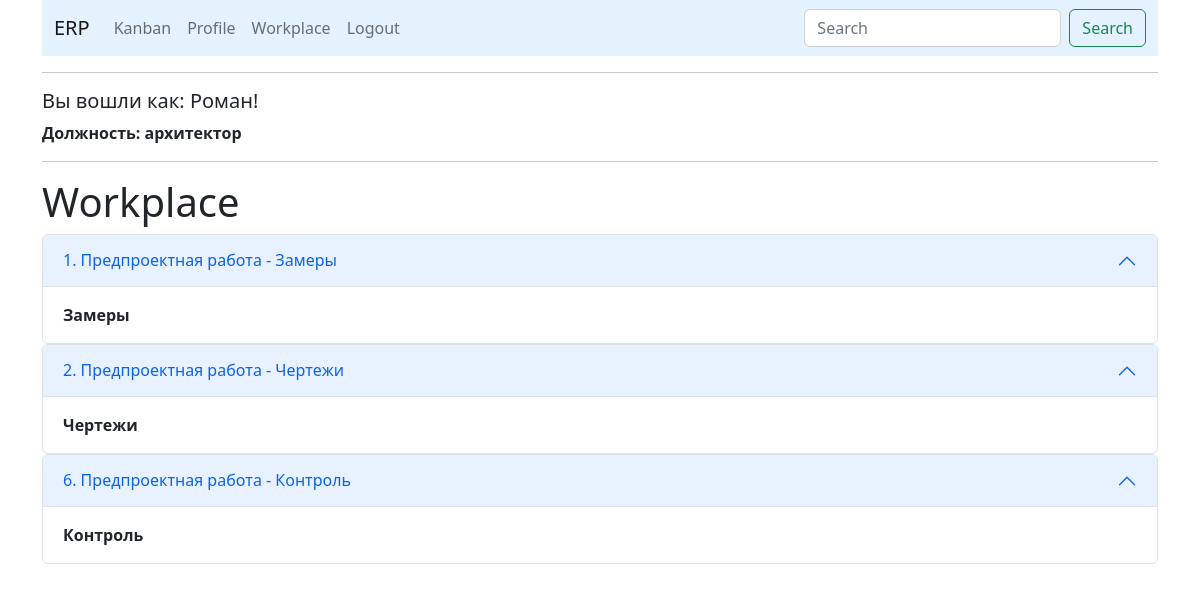
/workplace (signed in), run on an earlier commit of the app's database.
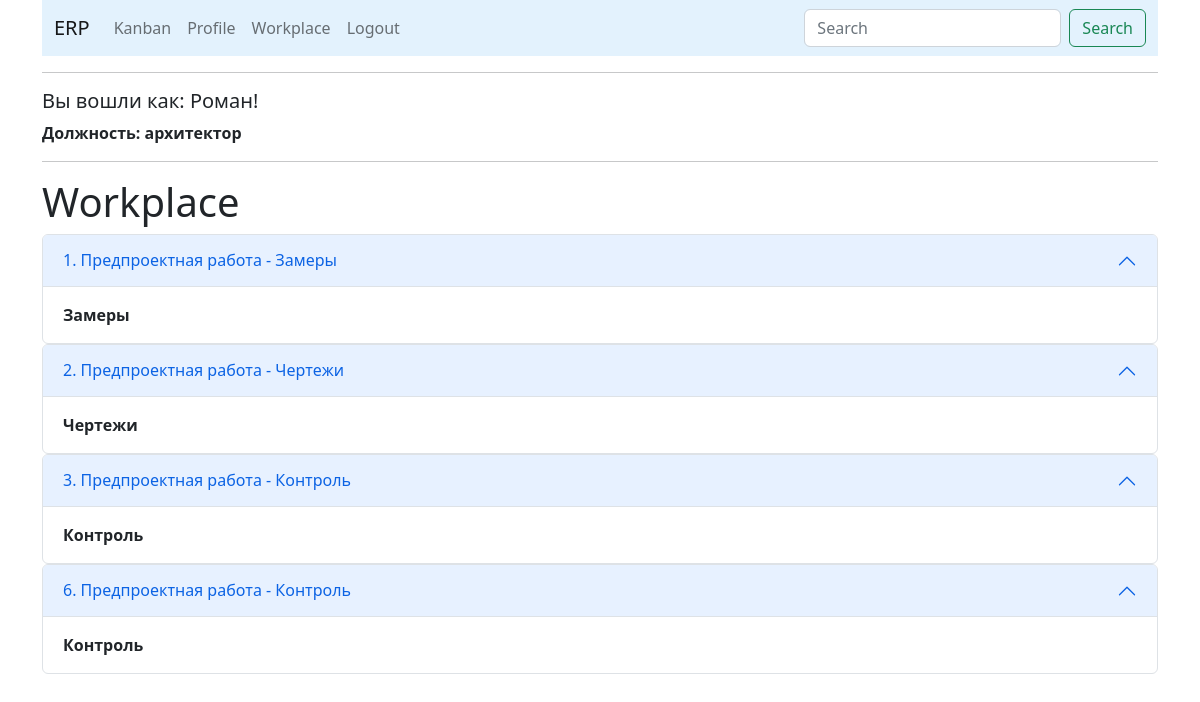
And on a later commit of the database.
### app/models.py (models this page shows, shortened)
class User(UserMixin, db.Model):
    id = db.Column(db.Integer, primary_key=True)
    first_name = db.Column(db.String(150), index=True)
    last_name = db.Column(db.String(150), index=True)
    phone = db.Column(db.String(120), index=True, unique=True)
    username = db.Column(db.String(64), index=True, unique=True)
    password_hash = db.Column(db.String(128))
    specialization_id = db.Column(db.Integer, db.ForeignKey('specialization.id'), nullable=False)
    posts = db.relationship('Post', backref='author', lazy='dynamic')
    followed = db.relationship(
        'User', secondary=followers,
        primaryjoin=(followers.c.follower_id == id),
        secondaryjoin=(followers.c.followed_id == id),
        backref=db.backref('followers', lazy='dynamic'), lazy='dynamic')

class Specialization(db.Model):
    id = db.Column(db.Integer, primary_key=True)
    job_departmet = db.Column(db.String(200), index=True)
    job_title = db.Column(db.String(150), index=True, unique=True)
    users = db.relationship('User', backref='employee',
                            lazy=True)  # this is not a table field, the code sets the relation of the specialization

class PreProduct(db.Model):
    id = db.Column(db.Integer, primary_key=True)
    number_order_client = db.Column(db.Integer, db.ForeignKey('order_client.id'), nullable=False)
    work_type = db.Column(db.Integer, db.ForeignKey('works.id'), nullable=False)
    set_worker = db.Column(db.Integer, db.ForeignKey('user.id'))
    work = db.relationship('Works', backref='work', lazy='subquery')
    worker = db.relationship('User', backref='worker', lazy='subquery')

class Works(db.Model):
    id = db.Column(db.Integer, primary_key=True)
    work_title = db.Column(db.String(150))
    work_type = db.Column(db.String(150))

### app/routes.py (the view)
@app.route('/workplace', methods=['GET', 'POST'])
@login_required
def workplace():
    order_manufacture = PreProduct.query.filter_by(set_worker=current_user.id).all()
    return render_template("workplace.html", title='Workplace', order_manufacture=order_manufacture)

### app/models.py (called while the page is built)
@login.user_loader
def load_user(id):
    return User.query.get(int(id))

### app/templates/workplace.html
{% if current_user.specialization_id is ne(2)%}
{% extends "base_bootstrap.html" %}
{% else %}
{% extends "base.html" %}
{% endif %}
{% block content %}
<h1>Workplace</h1>
{% for order in order_manufacture %}
<div class="accordion" id="accordionPanelsStayOpenExample">
  <div class="accordion-item">
    <h2 class="accordion-header" id="panelsStayOpen-headingOne">
      <button class="accordion-button" type="button" data-bs-toggle="collapse" data-bs-target="#panelsStayOpen-collapseOne" aria-expanded="true" aria-controls="panelsStayOpen-collapseOne">
        {{order.id}}. {{order.work.work_title}} - {{order.work.work_type}}
      </button>
    </h2>
    <div id="panelsStayOpen-collapseOne" class="accordion-collapse collapse show" aria-labelledby="panelsStayOpen-headingOne">
      <div class="accordion-body">
        <strong>{{order.work.work_type}}</strong>
      </div>
    </div>
  </div>
</div>
{% endfor%}
{% endblock %}

### app/templates/base_bootstrap.html (shortened to what this page needs)
<!doctype html>
<html>
<link href="https://cdn.jsdelivr.net/npm/bootstrap@5.2.3/dist/css/bootstrap.min.css" rel="stylesheet">
    <head>
    </head>
    <body>
        <div class="container-xl">
            <nav class="navbar navbar-expand-lg bg-body-tertiary" style="background-color: #e3f2fd;">
              <div class="container-fluid">
                <a class="navbar-brand" href="{{ url_for('index') }}">ERP</a>
                <div class="collapse navbar-collapse" id="navbarSupportedContent">
                  <ul class="navbar-nav me-auto mb-2 mb-lg-0">
                      {% if current_user.is_anonymous %}
                    <li class="nav-item">
                      <a class="nav-link active" aria-current="page" href="{{ url_for('index') }}">Home</a>
                    </li>
                      <li class="nav-item">
                      <a class="nav-link" href="{{ url_for('login') }}">Login</a>
                    </li>
                      {% else %}
                      <li class="nav-item">
                      <a class="nav-link" href="{{ url_for('kanban') }}">Kanban</a>
                    </li>
                      <li class="nav-item">
                      <a class="nav-link" href="{{ url_for('user', username=current_user.username) }}">Profile</a>
                    </li>
                      <li class="nav-item">
                      <a class="nav-link" href="{{ url_for('workplace') }}">Workplace</a>
                    </li>
                      <li class="nav-item">
                      <a class="nav-link" href="{{ url_for('logout') }}">Logout</a>
                    </li>
                  </ul>
                  <form class="d-flex" role="search">
                    <input class="form-control me-2" type="search" placeholder="Search" aria-label="Search">
                    <button class="btn btn-outline-success" type="submit">Search</button>
                  </form>
                    {% endif %}
                </div>
              </div>
            </nav>
            <hr>
            <div>
                {% if current_user.is_authenticated %}
                <h5> Вы вошли как: {{ current_user.first_name }}!</h5>
                <p><strong>Должность: {{current_user.employee.job_title}}</strong></p>
                {% endif %}
            </div>
            <hr>
            {% block content %}{% endblock %}
            </div>
    </body>
</html>

What changed in the data, as far as the page shows it:
now on this page (row edited): PreProduct: id "3", work.work_title "Предпроектная работа", work.work_type "Контроль"
